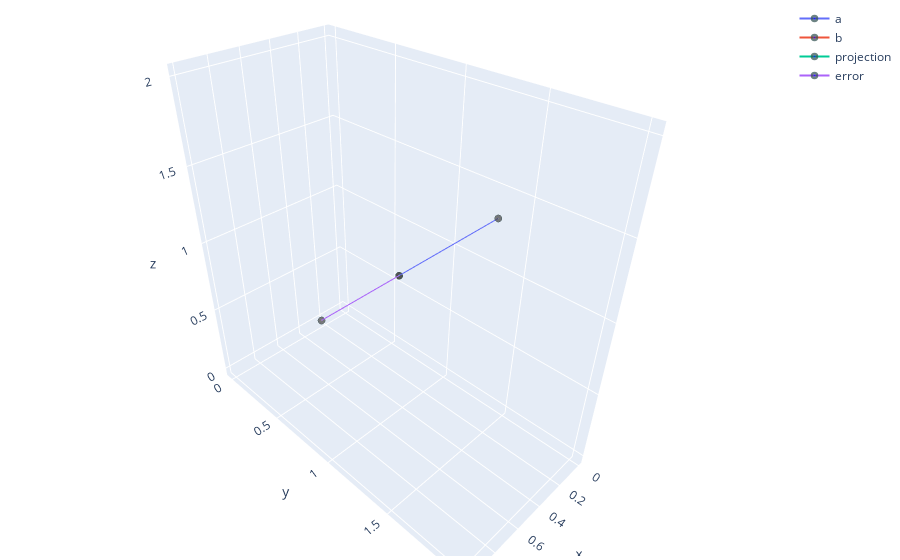

The notebook cell this image was saved under:
### Code cell
proj_onto_line([1, 2, 2], [1, 1, 1])

### Figure 1 — Plotly figure (JSON) as saved in the notebook; plotly's stock layout.template omitted (floating-point values rounded to 4 significant figures)
{"data": [{"marker": {"color": ["blue"], "line": {"color": "DarkSlateGrey", "width": 5}, "size": [0, 5]}, "name": "a", "type": "scatter3d", "x": [0, 1], "y": [0, 2], "z": [0, 2]}, {"marker": {"color": ["blue"], "line": {"color": "DarkSlateGrey", "width": 5}, "size": [0, 5]}, "name": "b", "type": "scatter3d", "x": [0, 1], "y": [0, 1], "z": [0, 1]}, {"marker": {"color": ["blue"], "line": {"color": "DarkSlateGrey", "width": 5}, "size": [0, 5]}, "name": "projection", "type": "scatter3d", "x": [0, 0.5556], "y": [0, 1.111], "z": [0, 1.111]}, {"marker": {"color": ["blue"], "line": {"color": "DarkSlateGrey", "width": 5}, "size": [0, 5]}, "name": "error", "type": "scatter3d", "x": [1, 0.5556], "y": [1, 1.111], "z": [1, 1.111]}], "layout": {"autosize": true, "margin": {"b": 4, "l": 4, "r": 4, "t": 4}, "scene": {"aspectmode": "auto", "aspectratio": {"x": 0.63, "y": 1.26, "z": 1.26}}}}
